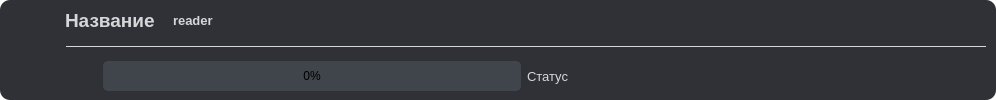
<?xml version="1.0" encoding="UTF-8"?>
<ui version="4.0">
 <class>Book</class>
 <widget class="QWidget" name="Book">
  <property name="geometry">
   <rect>
    <x>0</x>
    <y>0</y>
    <width>996</width>
    <height>100</height>
   </rect>
  </property>
  <property name="sizePolicy">
   <sizepolicy hsizetype="Expanding" vsizetype="Fixed">
    <horstretch>0</horstretch>
    <verstretch>0</verstretch>
   </sizepolicy>
  </property>
  <property name="minimumSize">
   <size>
    <width>750</width>
    <height>0</height>
   </size>
  </property>
  <property name="maximumSize">
   <size>
    <width>16777215</width>
    <height>100</height>
   </size>
  </property>
  <property name="windowTitle">
   <string>Form</string>
  </property>
  <property name="styleSheet">
   <string notr="true">QWidget {
	background-color: rgba(255, 255, 255, 0);
	color: rgb(215, 214, 217)
}

/* PROGRESS BAR */
QProgressBar {
    background-color: rgb(64, 68, 75);
    border: none;
    border-radius: 5px;
    color: black;
}
QProgressBar::chunk {
    background-color: rgb(142, 146, 151);
    border-radius :5px;
}

/* LINE */
Line {
    background-color: rgb(45, 47, 50);
}

#frame {
	background-color: rgb(47, 49, 54);
	border-radius:10px;
}

QPushButton {
	background-color: rgba(0, 0, 0, 0);
	color: rgb(142, 146, 151);
	border-radius: 5px;	
	border: none;
}
QPushButton:hover {
	background-color: #34373C;
	border-radius: 5px;	
}
QPushButton:pressed {	
	background-color: #37393F;
}

QToolTip {
	border: none;
	background-color: rgb(29, 30, 34);
	border-left: 2px solid rgb(142, 146, 151);
	color: rgb(142, 146, 151);
	text-align: left;
	padding: 4px;
}</string>
  </property>
  <layout class="QHBoxLayout" name="horizontalLayout">
   <property name="spacing">
    <number>0</number>
   </property>
   <property name="leftMargin">
    <number>0</number>
   </property>
   <property name="topMargin">
    <number>0</number>
   </property>
   <property name="rightMargin">
    <number>0</number>
   </property>
   <property name="bottomMargin">
    <number>0</number>
   </property>
   <item>
    <widget class="QFrame" name="frame">
     <property name="frameShape">
      <enum>QFrame::StyledPanel</enum>
     </property>
     <property name="frameShadow">
      <enum>QFrame::Raised</enum>
     </property>
     <layout class="QHBoxLayout" name="horizontalLayout_2">
      <item>
       <widget class="QPushButton" name="checkboxBtn">
        <property name="minimumSize">
         <size>
          <width>50</width>
          <height>50</height>
         </size>
        </property>
        <property name="maximumSize">
         <size>
          <width>50</width>
          <height>50</height>
         </size>
        </property>
        <property name="iconSize">
         <size>
          <width>35</width>
          <height>35</height>
         </size>
        </property>
        <property name="checkable">
         <bool>true</bool>
        </property>
       </widget>
      </item>
      <item>
       <widget class="QFrame" name="dataFrame">
        <property name="sizePolicy">
         <sizepolicy hsizetype="Preferred" vsizetype="Preferred">
          <horstretch>0</horstretch>
          <verstretch>0</verstretch>
         </sizepolicy>
        </property>
        <layout class="QVBoxLayout" name="verticalLayout">
         <property name="leftMargin">
          <number>0</number>
         </property>
         <property name="topMargin">
          <number>0</number>
         </property>
         <property name="rightMargin">
          <number>0</number>
         </property>
         <property name="bottomMargin">
          <number>0</number>
         </property>
         <item>
          <layout class="QHBoxLayout" name="horizontalLayout_6">
           <item>
            <widget class="QLabel" name="titleLabel">
             <property name="sizePolicy">
              <sizepolicy hsizetype="Preferred" vsizetype="Preferred">
               <horstretch>0</horstretch>
               <verstretch>0</verstretch>
              </sizepolicy>
             </property>
             <property name="font">
              <font>
               <family>Arial</family>
               <pointsize>14</pointsize>
               <weight>75</weight>
               <bold>true</bold>
              </font>
             </property>
             <property name="text">
              <string>Название</string>
             </property>
            </widget>
           </item>
           <item>
            <widget class="QFrame" name="readerFrame">
             <property name="sizePolicy">
              <sizepolicy hsizetype="Maximum" vsizetype="Preferred">
               <horstretch>0</horstretch>
               <verstretch>0</verstretch>
              </sizepolicy>
             </property>
             <layout class="QHBoxLayout" name="horizontalLayout_5">
              <property name="spacing">
               <number>5</number>
              </property>
              <property name="leftMargin">
               <number>0</number>
              </property>
              <property name="topMargin">
               <number>0</number>
              </property>
              <property name="rightMargin">
               <number>0</number>
              </property>
              <property name="bottomMargin">
               <number>0</number>
              </property>
              <item>
               <widget class="QLabel" name="readerIcon">
                <property name="text">
                 <string/>
                </property>
                <property name="pixmap">
                 <pixmap resource="resources/icons.qrc">:/other/mic.svg</pixmap>
                </property>
               </widget>
              </item>
              <item>
               <widget class="QLabel" name="readerLabel">
                <property name="font">
                 <font>
                  <family>Arial</family>
                  <pointsize>10</pointsize>
                  <weight>75</weight>
                  <bold>true</bold>
                 </font>
                </property>
                <property name="text">
                 <string>reader</string>
                </property>
               </widget>
              </item>
             </layout>
            </widget>
           </item>
           <item>
            <spacer name="horizontalSpacer">
             <property name="orientation">
              <enum>Qt::Horizontal</enum>
             </property>
             <property name="sizeType">
              <enum>QSizePolicy::Expanding</enum>
             </property>
             <property name="sizeHint" stdset="0">
              <size>
               <width>40</width>
               <height>20</height>
              </size>
             </property>
            </spacer>
           </item>
          </layout>
         </item>
         <item>
          <widget class="QFrame" name="splitLine">
           <property name="frameShape">
            <enum>QFrame::StyledPanel</enum>
           </property>
           <property name="frameShadow">
            <enum>QFrame::Raised</enum>
           </property>
           <layout class="QHBoxLayout" name="horizontalLayout_3">
            <property name="spacing">
             <number>0</number>
            </property>
            <property name="leftMargin">
             <number>0</number>
            </property>
            <property name="topMargin">
             <number>0</number>
            </property>
            <property name="rightMargin">
             <number>0</number>
            </property>
            <property name="bottomMargin">
             <number>0</number>
            </property>
            <item>
             <widget class="Line" name="line">
              <property name="autoFillBackground">
               <bool>false</bool>
              </property>
              <property name="frameShadow">
               <enum>QFrame::Plain</enum>
              </property>
              <property name="orientation">
               <enum>Qt::Horizontal</enum>
              </property>
             </widget>
            </item>
           </layout>
          </widget>
         </item>
         <item>
          <widget class="QFrame" name="downloadingFrame">
           <layout class="QHBoxLayout" name="horizontalLayout_4">
            <property name="leftMargin">
             <number>0</number>
            </property>
            <property name="topMargin">
             <number>0</number>
            </property>
            <property name="rightMargin">
             <number>0</number>
            </property>
            <property name="bottomMargin">
             <number>0</number>
            </property>
            <item>
             <widget class="QPushButton" name="stopDownloadingBtn">
              <property name="minimumSize">
               <size>
                <width>30</width>
                <height>30</height>
               </size>
              </property>
              <property name="text">
               <string/>
              </property>
              <property name="icon">
               <iconset resource="resources/icons.qrc">
                <normaloff>:/other/x.svg</normaloff>:/other/x.svg</iconset>
              </property>
              <property name="iconSize">
               <size>
                <width>25</width>
                <height>25</height>
               </size>
              </property>
             </widget>
            </item>
            <item>
             <widget class="QProgressBar" name="downloadingProgressBar">
              <property name="minimumSize">
               <size>
                <width>400</width>
                <height>30</height>
               </size>
              </property>
              <property name="value">
               <number>0</number>
              </property>
              <property name="alignment">
               <set>Qt::AlignCenter</set>
              </property>
             </widget>
            </item>
            <item>
             <widget class="QLabel" name="downloadingStatusLabel">
              <property name="font">
               <font>
                <family>Arial</family>
                <pointsize>10</pointsize>
               </font>
              </property>
              <property name="text">
               <string>Статус</string>
              </property>
             </widget>
            </item>
            <item>
             <spacer name="horizontalSpacer_2">
              <property name="orientation">
               <enum>Qt::Horizontal</enum>
              </property>
              <property name="sizeHint" stdset="0">
               <size>
                <width>40</width>
                <height>20</height>
               </size>
              </property>
             </spacer>
            </item>
           </layout>
          </widget>
         </item>
        </layout>
       </widget>
      </item>
     </layout>
    </widget>
   </item>
  </layout>
 </widget>
 <resources>
  <include location="resources/icons.qrc"/>
 </resources>
 <connections/>
</ui>
